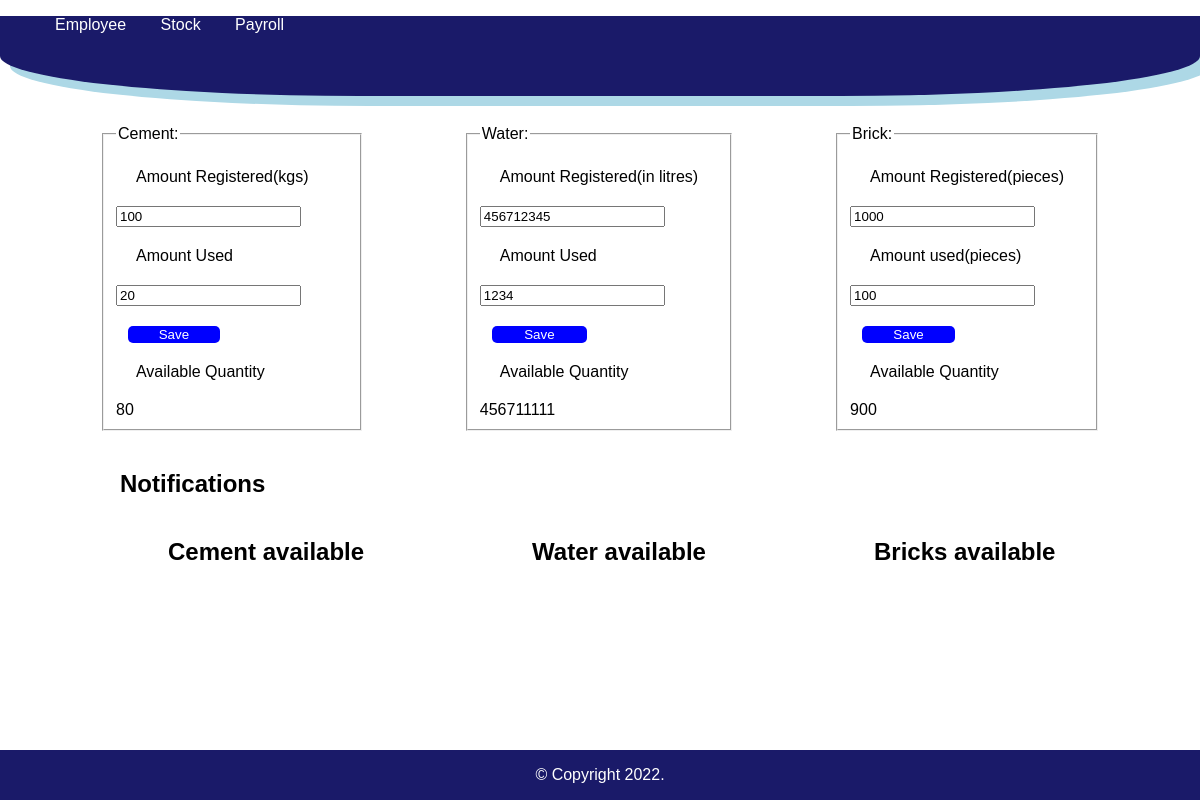
The page /new_stock.php on the database its author committed.
### tables this page shows
CREATE TABLE `cement_stock` (
  `id` int NOT NULL,
  `amount_registered` int DEFAULT NULL,
  `amount_used` int DEFAULT '0',
  `amount_available` int DEFAULT NULL
);

CREATE TABLE `water_stock` (
  `id` int NOT NULL,
  `amount_registered` int DEFAULT NULL,
  `amount_used` int DEFAULT '0',
  `amount_available` int DEFAULT NULL
);

CREATE TABLE `brick_stock` (
  `id` int NOT NULL,
  `amount_registered` int DEFAULT NULL,
  `amount_used` int DEFAULT '0',
  `amount_available` int DEFAULT NULL,
  `created_at` datetime NOT NULL DEFAULT CURRENT_TIMESTAMP
);

### new_stock.php (the view, shortened to what this page needs)
<?php
include 'include/config.php';
$cement_available_sql = "SELECT (amount_registered - amount_used) AS amount_available FROM cement_stock ORDER BY id DESC LIMIT 1;";
$cement_result = $conn->query($cement_available_sql);
$cement_data = mysqli_fetch_array($cement_result);
$water_available_sql = "SELECT (amount_registered - amount_used) AS amount_available FROM water_stock ORDER BY id DESC LIMIT 1;";
$water_result = $conn->query($water_available_sql);
$water_data = mysqli_fetch_array($water_result);
$brick_available_sql = "SELECT (amount_registered - amount_used) AS amount_available FROM brick_stock ORDER BY id DESC LIMIT 1;";
$brick_result = $conn->query($brick_available_sql);
$brick_data = mysqli_fetch_array($brick_result);
$registered_cement_sql = "SELECT amount_registered FROM cement_stock ORDER BY id DESC";
$registered_cement_result = $conn->query($registered_cement_sql);
$registered_cement = mysqli_fetch_array($registered_cement_result);
$used_cement_sql = "SELECT amount_used FROM cement_stock ORDER BY id DESC";
$used_cement_result = $conn->query($used_cement_sql);
$used_cement = mysqli_fetch_array($used_cement_result);
$registered_water_sql = "SELECT amount_registered FROM water_stock ORDER BY id DESC";
$registered_water_result = $conn->query($registered_water_sql);
$registered_water = mysqli_fetch_array($registered_water_result);
$used_water_sql = "SELECT amount_used FROM water_stock ORDER BY id DESC";
$used_water_result = $conn->query($used_water_sql);
$used_water = mysqli_fetch_array($used_water_result);
$registered_brick_sql = "SELECT amount_registered FROM brick_stock ORDER BY id DESC";
$registered_brick_result = $conn->query($registered_brick_sql);
$registered_brick = mysqli_fetch_array($registered_brick_result);
$used_brick_sql = "SELECT amount_used FROM brick_stock ORDER BY id DESC";
$used_brick_result = $conn->query($used_brick_sql);
$used_brick = mysqli_fetch_array($used_brick_result);
?>
<!DOCTYPE html>
<html lang="en">
<head>
    <link rel="stylesheet" type="text/css" href="css/style.css">
</head>
<body>
<div class="container">
<?php include 'include/header.php'; ?>
    <section class="registration">
        <div class="flex-registration">
                <form method="POST">
                <fieldset>
                <legend>Cement:</legend>
                <div class="form-group">
                    <label for="brick">Amount Registered(kgs)</label>
                    <input type="number" name="cement_registered" id="cement_registered" value="<?php echo $registered_cement['amount_registered']; ?>" class="form-control">
                </div>
                <div class="form-group">
                    <label for="water">Amount Used</label>
                    <input type="number" id="cement_used" value="<?php echo $used_cement['amount_used']; ?>" class="form-control">
                    <button id="save_cement" class="btn">Save</button>
                </div>
                    <label for="brick">Available Quantity</label>
                    <?php echo $cement_data['amount_available']; ?>
                </fieldset>
                </form>
                <form action="" class="">
                <fieldset>
                <legend>Water:</legend>
                <div class="form-group">
                    <label for="water">Amount Registered(in litres)</label>
                    <input type="number" id="water_registered" value="<?php  echo $registered_water["amount_registered"]; ?>" class="form-control">
                </div>
                <div class="form-group">
                    <label for="water">Amount Used</label>
                    <input type="number" id="water_used" value="<?php echo $used_water['amount_used']; ?>" class="form-control">
                    <button id="save_water" class="btn">Save</button>
                </div>
                <label for="water">Available Quantity</label>
                <?php echo $water_data['amount_available']; ?>
                </fieldset>
                </form>
                <form method="POST">
                <fieldset>
                <legend>Brick:</legend>
                <div class="form-group">
                    <label for="brick">Amount Registered(pieces)</label>
                    <input type="number" id="brick_registered" name="brick_registered" value="<?php echo $registered_brick['amount_registered'];?>" class="form-control">
                </div>
                <div class="form-group">
                    <label for="brick">Amount used(pieces)</label>
                    <input type="number" id="brick_used" value="<?php echo $used_brick['amount_used'] ?>" class="form-control">
                    <button type="submit" id="save_brick" onsubmit="return false" class="btn">Save</button>
                </div>
                <label for="Brick">Available Quantity</label>
                <?php echo $brick_data['amount_available']; ?>
                </fieldset>
                </form>
        </div>
    </section>
    <section>
        <h1 style="margin-left: 10%; margin-top: 2.4rem">Notifications</h1>
        <div class="notifications">
        <div>
            <?php
                if($cement_data['amount_available'] > 0)
                {
                    echo "<h2> Cement available</h2>";
                }else {
                    echo "<h2> Cement out of stock!</h2>";
                }
            ?>
        </div>
        <div>
            <?php
                if($water_data['amount_available'] > 0)
                {
                    echo "<h2> Water available</h2>";
                }else {
                    echo "<h2> Water out of stock!</h2>";
                }
            ?>
        </div>
        <div>
            <?php
                if($brick_data['amount_available'] > 0)
                {
                    echo "<h2> Bricks available</h2>";
                }else {
                    echo "<h2> Bricks out of stock!</h2>";
                }
            ?>
        </div>
    </section>
</div>
<?php include 'include/footer.php'; ?>
</body>
</html>

### css/style.css (style rules this page uses)
body { margin: 0px; background-color: white; font-family: 'Franklin Gothic Medium', 'Arial Narrow', Arial, sans-serif; }
.registration { margin-top: 1.8rem; display: grid; }
.flex-registration { display: flex; justify-content: space-evenly; width: 100%; }
label { display: block; padding: 20px; }
.btn { margin-top: 20px; margin-left: 5%; margin-right: 5%; width: 40%; background-color: blue; color: #fff; border: none; text-align: center; border-radius: 5px; }
.notifications { display: flex; }
.notifications > div { margin-left: 14%; }

### rows shown on the page
cement_stock: cement_registered "100", amount_used "20"
water_stock: amount_registered "456712345", amount_used "1234"
brick_stock: amount_used "100"

### other values the page prints
$cement_data['amount_available'] "80"
$water_data['amount_available'] "456711111"
$brick_data['amount_available'] "900"
